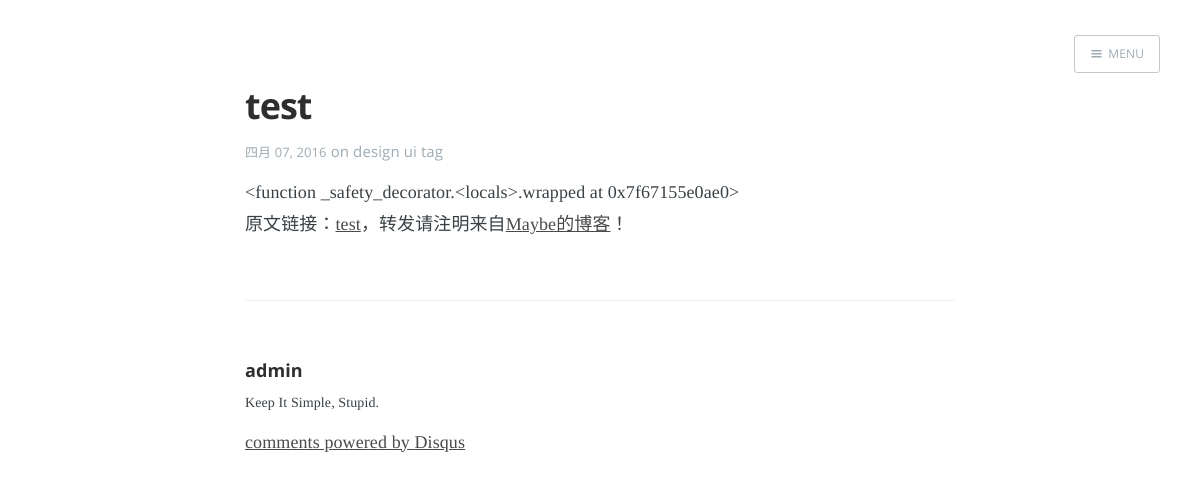
The page /blog/8/test on the database its author committed.
### apps/blog/models.py (models this page shows, shortened)
class Blog(models.Model):
    STATUS_CHOICES = (
        ('d', "草稿"),
        ('p', "已发布"),
    )
    title = models.CharField('标题', max_length=150, db_index=True, unique=True)
    link = models.CharField('链接', max_length=150, default='')
    link.help_text = "Cool URIs don't change"
    snippet = models.CharField('摘要', max_length=500, default='')
    content = models.TextField('内容', )
    add_time = models.DateTimeField('创建时间', auto_now_add=True)
    publish_time = models.DateTimeField('发表时间', null=True)
    update_time = models.DateTimeField('修改时间')
    status = models.CharField('状态', max_length=1, choices=STATUS_CHOICES, default=STATUS_CHOICES[0][0])
    is_public = models.BooleanField('公开', default=True)
    is_top = models.BooleanField('置顶', default=False)
    access_count = models.IntegerField('浏览量', default=1, editable=False)
    category = models.ForeignKey('Category', verbose_name='所属分类')
    tags = models.ManyToManyField('Tag', verbose_name='标签集合', null=True, blank=True)
    tags.help_text = '标签'
    author = models.ForeignKey(User, verbose_name='作者')
    def save(self, *args, **kwargs):
        self.link = slugify(self.link)
        self.snippet = self.snippet or self.content[:140]
        modified = kwargs.pop("modified", True)
        if modified:
            self.update_time = datetime.datetime.utcnow()
        super(Blog, self).save(*args, **kwargs)
    def get_absolute_url(self):
        return reverse('blog:blog_detail', args=(self.id, self.link))

class Tag(models.Model):
    title = models.CharField('名称', max_length=50, db_index=True, unique=True)
    def __str__(self):
        return self.title

### apps/blog/views.py (the view)
# urls.py: url(r'^(?P<pk>\d+)/(?P<blog_link>[\w,-]*)$', BlogDetailView.as_view(), name='blog_detail'),
class BlogDetailView(DetailView):
    model = Blog
    template_name = "post_detail.html"
    def get_object(self, queryset=None):
        blog = super(BlogDetailView, self).get_object(queryset)
        if blog.status == 'd' or (not blog.is_public and self.request.user != blog.author):
            raise PermissionDenied
        blog.access_count += 1
        blog.save(modified=False)
        return blog
    def get_context_data(self, **kwargs):
        context = super(BlogDetailView, self).get_context_data(**kwargs)
        current_post = context.get("object")
        count = Blog.objects.filter(status='p', is_public=True).count()
        randint = random.randint(0, count)
        try:
            random_post = Blog.objects.filter(status='p', is_public=True)[randint:randint + 1][0]
        except IndexError:
            random_post = None
        try:
            next_post = Blog.objects.filter(pk__lt=current_post.id).order_by('-pk')[0]
        except IndexError:
            next_post = None
        context['next_post'] = next_post
        context['random_post'] = random_post
        return context

### apps/blog/context_processors.py (called while the page is built)
def google_analytics(request):
    from django.conf import settings
    return {'ga_id': settings.GOOGLE_ANALYTICS_ID}

### apps/blog/templatetags/myapp_markup.py (called while the page is built)
@register.filter(is_safe=True)
@stringfilter
def md1(value):
    markdown = mistune.Markdown(renderer=renderer)
    return mark_safe(markdown(value))

### apps/blog/templates/post_detail.html (shortened to what this page needs)
{% extends "base.html" %}
{% load myapp_markup %}
{% block body_class %} post-template {% endblock %}
{% load staticfiles %}
{% block head %}
<header class="main-header post-head no-cover">
    {% include "widget/main-nav.html" %}
</header>
{% endblock %}
{% block body %}
<main class="content" role="main">
    <article class="post">
        <header class="post-header">
            <h2 class="post-title">{{blog.title}}</h2>
            <section class="post-meta">
                <time class="post-date" datetime="{{blog.add_time|date:'b d, Y'}}">{{blog.add_time|date:"b d, Y"}}
                </time>
                {% if blog.tags %}on
                {% for tag in blog.tags.all %}
                <a href="{%url 'blog:tag' tag%}">{{tag }}</a>
                {% endfor %}
                {% endif %}
            </section>
        </header>
        <section class="post-content">
            {{blog.content | md1}}
            <details open="">
                <summary>原文链接：<a href="{{blog.get_absolute_url}}" rel="author">{{blog.title}}</a>，转发请注明来自<a
                        href="http://zhangshaohua.cc">Maybe的博客</a>！
                </summary>
            </details>
        </section>
        <footer class="post-footer">
            <section class="author">
                <h4><a href="{{url}}">{{blog.author.username}}</a></h4>
                <p>Keep It Simple, Stupid.</p>
            </section>
        </footer>
        {% include "widget/disqus.html" %}
    </article>
</main>
{% endblock %}

### static/css/screen.css (style rules this page uses)
article, aside, details, figcaption, figure, footer, header, hgroup, main, nav, section, summary { display: block; }
html { font-family: sans-serif; -ms-text-size-adjust: 100%; -webkit-text-size-adjust: 100%; }
body { margin: 0; }
a { background: transparent; }
html { height: 100%; max-height: 100%; font-size: 62.5%; -webkit-tap-highlight-color: rgba(0, 0, 0, 0); }
body { height: 100%; max-height: 100%; font-family: "Merriweather", serif; letter-spacing: 0.01rem; font-size: 1.8rem; line-height: 1.75em; color: #3A4145; -webkit-font-feature-settings: 'kern' 1; -moz-font-feature-settings: 'kern' 1; -o-font-feature-settings: 'kern' 1; text-rendering: geometricPrecision; }
h1, h2, h3, h4, h5, h6 { -webkit-font-feature-settings: 'dlig' 1, 'liga' 1, 'lnum' 1, 'kern' 1; -moz-font-feature-settings: 'dlig' 1, 'liga' 1, 'lnum' 1, 'kern' 1; -o-font-feature-settings: 'dlig' 1, 'liga' 1, 'lnum' 1, 'kern' 1; color: #2E2E2E; line-height: 1.15em; margin: 0 0 0.4em 0; font-family: "Open Sans", sans-serif; text-rendering: geometricPrecision; }
h2 { font-size: 3.6rem; letter-spacing: -1px; }
h4 { font-size: 2.5rem; }
a { color: #4A4A4A; transition: color 0.3s ease; }
p, ul, ol, dl { -webkit-font-feature-settings: 'liga' 1, 'onum' 1, 'kern' 1; -moz-font-feature-settings: 'liga' 1, 'onum' 1, 'kern' 1; -o-font-feature-settings: 'liga' 1, 'onum' 1, 'kern' 1; margin: 0 0 1em 0; text-rendering: geometricPrecision; }
.main-header { position: relative; display: table; width: 100%; height: 60vh; margin-bottom: 5rem; text-align: center; background: #222 no-repeat center center; background-size: cover; overflow: hidden; }
.no-cover .scroll-down, .no-cover.main-header:after, .archive-template .scroll-down, .archive-template .main-header:after { display: none }
.no-cover.main-header { min-height: 160px; max-height: 40vh; background: #f5f8fa; }
.post { position: relative; width: 80%; max-width: 710px; margin: 4rem auto; padding-bottom: 4rem; border-bottom: #EBF2F6 1px solid; word-wrap: break-word; }
.post:after { display: block; content: ""; width: 7px; height: 7px; border: #E7EEF2 1px solid; position: absolute; bottom: -5px; left: 50%; margin-left: -5px; background: #FFF; border-radius: 100%; box-shadow: #FFF 0 0 0 5px; }
.post-meta { display: block; margin: 1.75rem 0 0 0; font-family: "Open Sans", sans-serif; font-size: 1.5rem; line-height: 2.2rem; color: #9EABB3; }
.post-meta a { color: #9EABB3; text-decoration: none; }
.post-date { display: inline-block; margin-left: 8px; padding-left: 12px; border-left: #d5dbde 1px solid; text-transform: uppercase; font-size: 1.3rem; white-space: nowrap; }
.post-template .post-header { margin-bottom: 1.4rem; }
.post-template .post-title { margin-bottom: 0; }
.post-template .post-meta { margin-top: 1em; }
.post-template .post-date { padding: 0; margin: 0; border: none; }
.post-template .content { overflow: hidden; }
.post-template .post { margin-top: 0; border-bottom: none; padding-bottom: 0; }
.post-template .post:after { display: none; }
.post-footer { position: relative; margin: 6rem 0 0 0; padding: 6rem 0 0 0; border-top: #EBF2F6 1px solid; }
.post-footer h4 { font-size: 1.8rem; margin: 0; }
.post-footer p { margin: 1rem 0; font-size: 1.4rem; line-height: 1.75em; }
.post-footer .author { margin-right: 180px; }
.post-footer h4 a { color: #2e2e2e; text-decoration: none; }
.post-head.main-header { height: 65vh; min-height: 180px; }
.no-cover.post-head.main-header { height: 85px; min-height: 0; margin-bottom: 0; background: transparent; }
.post-head.main-header { height: 30vh; }

### rows shown on the page
Blog: title "test", add_time "四月 07, 2016", content|md1 "<function _safety_decorator.<locals>.wrapped at 0x7f67155e0ae0>", author.username "admin"
Tag: title "design"
Tag: title "ui"
Tag: title "tag"
